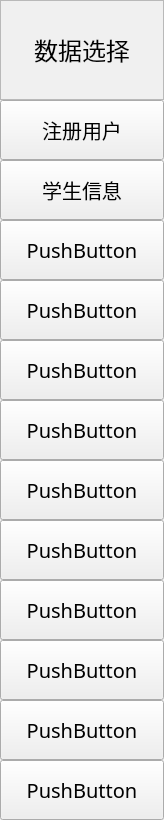
                 <widget class="QWidget" name="scrollAreaWidgetContents">
                  <property name="geometry">
                   <rect>
                    <x>0</x>
                    <y>0</y>
                    <width>164</width>
                    <height>820</height>
                   </rect>
                  </property>
                  <property name="minimumSize">
                   <size>
                    <width>0</width>
                    <height>820</height>
                   </size>
                  </property>
                  <layout class="QVBoxLayout" name="verticalLayout_9">
                   <property name="spacing">
                    <number>0</number>
                   </property>
                   <property name="leftMargin">
                    <number>0</number>
                   </property>
                   <property name="topMargin">
                    <number>0</number>
                   </property>
                   <property name="rightMargin">
                    <number>0</number>
                   </property>
                   <property name="bottomMargin">
                    <number>0</number>
                   </property>
                   <item>
                    <widget class="QFrame" name="frame_17">
                     <property name="sizePolicy">
                      <sizepolicy hsizetype="Preferred" vsizetype="Expanding">
                       <horstretch>0</horstretch>
                       <verstretch>1</verstretch>
                      </sizepolicy>
                     </property>
                     <property name="styleSheet">
                      <string notr="true">background-color:rgb(240, 240, 240)</string>
                     </property>
                     <property name="frameShape">
                      <enum>QFrame::StyledPanel</enum>
                     </property>
                     <property name="frameShadow">
                      <enum>QFrame::Raised</enum>
                     </property>
                     <layout class="QHBoxLayout" name="horizontalLayout_10">
                      <item>
                       <widget class="QLabel" name="label_9">
                        <property name="font">
                         <font>
                          <family>华文新魏</family>
                          <pointsize>18</pointsize>
                         </font>
                        </property>
                        <property name="text">
                         <string>数据选择</string>
                        </property>
                        <property name="alignment">
                         <set>Qt::AlignCenter</set>
                        </property>
                       </widget>
                      </item>
                     </layout>
                    </widget>
                   </item>
                   <item>
                    <widget class="QPushButton" name="pushButton_reg_user">
                     <property name="sizePolicy">
                      <sizepolicy hsizetype="Minimum" vsizetype="Expanding">
                       <horstretch>0</horstretch>
                       <verstretch>1</verstretch>
                      </sizepolicy>
                     </property>
                     <property name="minimumSize">
                      <size>
                       <width>0</width>
                       <height>0</height>
                      </size>
                     </property>
                     <property name="maximumSize">
                      <size>
                       <width>16777215</width>
                       <height>60</height>
                      </size>
                     </property>
                     <property name="font">
                      <font>
                       <family>华文新魏</family>
                       <pointsize>15</pointsize>
                      </font>
                     </property>
                     <property name="text">
                      <string>注册用户</string>
                     </property>
                    </widget>
                   </item>
                   <item>
                    <widget class="QPushButton" name="pushButton_stu_info">
                     <property name="sizePolicy">
                      <sizepolicy hsizetype="Minimum" vsizetype="Expanding">
                       <horstretch>0</horstretch>
                       <verstretch>1</verstretch>
                      </sizepolicy>
                     </property>
                     <property name="minimumSize">
                      <size>
                       <width>0</width>
                       <height>0</height>
                      </size>
                     </property>
                     <property name="maximumSize">
                      <size>
                       <width>16777215</width>
                       <height>60</height>
                      </size>
                     </property>
                     <property name="font">
                      <font>
                       <family>华文新魏</family>
                       <pointsize>15</pointsize>
                      </font>
                     </property>
                     <property name="text">
                      <string>学生信息</string>
                     </property>
                    </widget>
                   </item>
                   <item>
                    <widget class="QPushButton" name="pushButton_3">
                     <property name="sizePolicy">
                      <sizepolicy hsizetype="Minimum" vsizetype="Expanding">
                       <horstretch>0</horstretch>
                       <verstretch>1</verstretch>
                      </sizepolicy>
                     </property>
                     <property name="minimumSize">
                      <size>
                       <width>0</width>
                       <height>0</height>
                      </size>
                     </property>
                     <property name="maximumSize">
                      <size>
                       <width>16777215</width>
                       <height>60</height>
                      </size>
                     </property>
                     <property name="font">
                      <font>
                       <family>华文新魏</family>
                       <pointsize>15</pointsize>
                      </font>
                     </property>
                     <property name="text">
                      <string>PushButton</string>
                     </property>
                    </widget>
                   </item>
                   <item>
                    <widget class="QPushButton" name="pushButton_4">
                     <property name="sizePolicy">
                      <sizepolicy hsizetype="Minimum" vsizetype="Expanding">
                       <horstretch>0</horstretch>
                       <verstretch>1</verstretch>
                      </sizepolicy>
                     </property>
                     <property name="minimumSize">
                      <size>
                       <width>0</width>
                       <height>0</height>
                      </size>
                     </property>
                     <property name="maximumSize">
                      <size>
                       <width>16777215</width>
                       <height>60</height>
                      </size>
                     </property>
                     <property name="font">
                      <font>
                       <family>华文新魏</family>
                       <pointsize>15</pointsize>
                      </font>
                     </property>
                     <property name="text">
                      <string>PushButton</string>
                     </property>
                    </widget>
                   </item>
                   <item>
                    <widget class="QPushButton" name="pushButton_5">
                     <property name="sizePolicy">
                      <sizepolicy hsizetype="Minimum" vsizetype="Expanding">
                       <horstretch>0</horstretch>
                       <verstretch>1</verstretch>
                      </sizepolicy>
                     </property>
                     <property name="minimumSize">
                      <size>
                       <width>0</width>
                       <height>0</height>
                      </size>
                     </property>
                     <property name="maximumSize">
                      <size>
                       <width>16777215</width>
                       <height>60</height>
                      </size>
                     </property>
                     <property name="font">
                      <font>
                       <family>华文新魏</family>
                       <pointsize>15</pointsize>
                      </font>
                     </property>
                     <property name="text">
                      <string>PushButton</string>
                     </property>
                    </widget>
                   </item>
                   <item>
                    <widget class="QPushButton" name="pushButton_6">
                     <property name="sizePolicy">
                      <sizepolicy hsizetype="Minimum" vsizetype="Expanding">
                       <horstretch>0</horstretch>
                       <verstretch>1</verstretch>
                      </sizepolicy>
                     </property>
                     <property name="minimumSize">
                      <size>
                       <width>0</width>
                       <height>0</height>
                      </size>
                     </property>
                     <property name="maximumSize">
                      <size>
                       <width>16777215</width>
                       <height>60</height>
                      </size>
                     </property>
                     <property name="font">
                      <font>
                       <family>华文新魏</family>
                       <pointsize>15</pointsize>
                      </font>
                     </property>
                     <property name="text">
                      <string>PushButton</string>
                     </property>
                    </widget>
                   </item>
                   <item>
                    <widget class="QPushButton" name="pushButton_7">
                     <property name="sizePolicy">
                      <sizepolicy hsizetype="Minimum" vsizetype="Expanding">
                       <horstretch>0</horstretch>
                       <verstretch>1</verstretch>
                      </sizepolicy>
                     </property>
                     <property name="minimumSize">
                      <size>
                       <width>0</width>
                       <height>0</height>
                      </size>
                     </property>
                     <property name="maximumSize">
                      <size>
                       <width>16777215</width>
                       <height>60</height>
                      </size>
                     </property>
                     <property name="font">
                      <font>
                       <family>华文新魏</family>
                       <pointsize>15</pointsize>
                      </font>
                     </property>
                     <property name="text">
                      <string>PushButton</string>
                     </property>
                    </widget>
                   </item>
                   <item>
                    <widget class="QPushButton" name="pushButton_8">
                     <property name="sizePolicy">
                      <sizepolicy hsizetype="Minimum" vsizetype="Expanding">
                       <horstretch>0</horstretch>
                       <verstretch>1</verstretch>
                      </sizepolicy>
                     </property>
                     <property name="minimumSize">
                      <size>
                       <width>0</width>
                       <height>0</height>
                      </size>
                     </property>
                     <property name="maximumSize">
                      <size>
                       <width>16777215</width>
                       <height>60</height>
                      </size>
                     </property>
                     <property name="font">
                      <font>
                       <family>华文新魏</family>
                       <pointsize>15</pointsize>
                      </font>
                     </property>
                     <property name="text">
                      <string>PushButton</string>
                     </property>
                    </widget>
                   </item>
                   <item>
                    <widget class="QPushButton" name="pushButton_9">
                     <property name="sizePolicy">
                      <sizepolicy hsizetype="Minimum" vsizetype="Expanding">
                       <horstretch>0</horstretch>
                       <verstretch>1</verstretch>
                      </sizepolicy>
                     </property>
                     <property name="minimumSize">
                      <size>
                       <width>0</width>
                       <height>0</height>
                      </size>
                     </property>
                     <property name="maximumSize">
                      <size>
                       <width>16777215</width>
                       <height>60</height>
                      </size>
                     </property>
                     <property name="font">
                      <font>
                       <family>华文新魏</family>
                       <pointsize>15</pointsize>
                      </font>
                     </property>
                     <property name="text">
                      <string>PushButton</string>
                     </property>
                    </widget>
                   </item>
                   <item>
                    <widget class="QPushButton" name="pushButton_10">
                     <property name="sizePolicy">
                      <sizepolicy hsizetype="Minimum" vsizetype="Expanding">
                       <horstretch>0</horstretch>
                       <verstretch>1</verstretch>
                      </sizepolicy>
                     </property>
                     <property name="minimumSize">
                      <size>
                       <width>0</width>
                       <height>0</height>
                      </size>
                     </property>
                     <property name="maximumSize">
                      <size>
                       <width>16777215</width>
                       <height>60</height>
                      </size>
                     </property>
                     <property name="font">
                      <font>
                       <family>华文新魏</family>
                       <pointsize>15</pointsize>
                      </font>
                     </property>
                     <property name="text">
                      <string>PushButton</string>
                     </property>
                    </widget>
                   </item>
                   <item>
                    <widget class="QPushButton" name="pushButton_11">
                     <property name="sizePolicy">
                      <sizepolicy hsizetype="Minimum" vsizetype="Expanding">
                       <horstretch>0</horstretch>
                       <verstretch>1</verstretch>
                      </sizepolicy>
                     </property>
                     <property name="minimumSize">
                      <size>
                       <width>0</width>
                       <height>0</height>
                      </size>
                     </property>
                     <property name="maximumSize">
                      <size>
                       <width>16777215</width>
                       <height>60</height>
                      </size>
                     </property>
                     <property name="font">
                      <font>
                       <family>华文新魏</family>
                       <pointsize>15</pointsize>
                      </font>
                     </property>
                     <property name="text">
                      <string>PushButton</string>
                     </property>
                    </widget>
                   </item>
                   <item>
                    <widget class="QPushButton" name="pushButton_12">
                     <property name="sizePolicy">
                      <sizepolicy hsizetype="Minimum" vsizetype="Expanding">
                       <horstretch>0</horstretch>
                       <verstretch>1</verstretch>
                      </sizepolicy>
                     </property>
                     <property name="minimumSize">
                      <size>
                       <width>0</width>
                       <height>0</height>
                      </size>
                     </property>
                     <property name="maximumSize">
                      <size>
                       <width>16777215</width>
                       <height>60</height>
                      </size>
                     </property>
                     <property name="font">
                      <font>
                       <family>华文新魏</family>
                       <pointsize>15</pointsize>
                      </font>
                     </property>
                     <property name="text">
                      <string>PushButton</string>
                     </property>
                    </widget>
                   </item>
                  </layout>
                 </widget>
